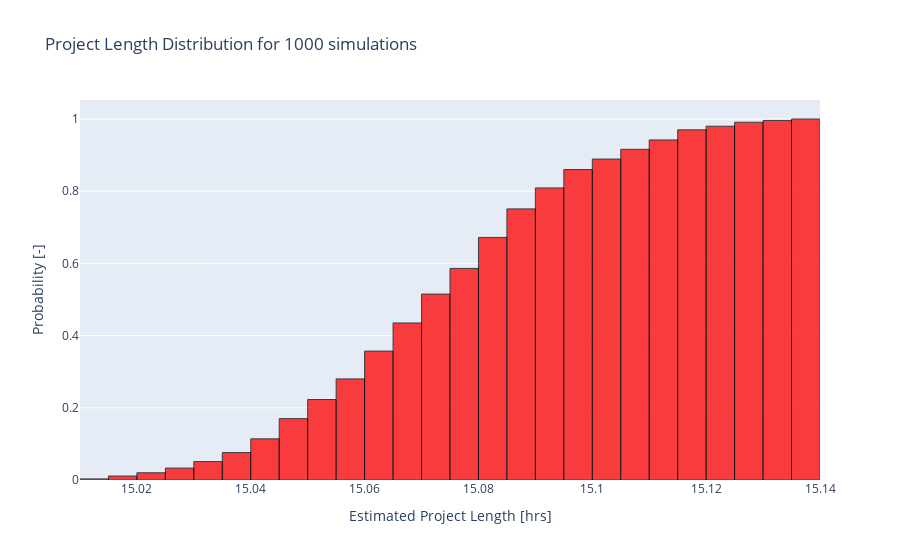

This figure's notebook cell:
### Code cell
hist = go.Histogram(
    x=periods, 
    autobinx=True, 
    marker=dict(
        color='red',
        opacity=0.75,
        line=dict(color='black', width=1)
    ),
    cumulative=dict(enabled=True),
    histnorm='probability'
)

fig = go.Figure(data=hist)

fig.update_layout(
    xaxis_title = 'Estimated Project Length [hrs]',
    yaxis_title = 'Probability [-]',
    title='Project Length Distribution for 1000 simulations'
)

fig.show()

### Figure 1 — Plotly figure (JSON) as saved in the notebook; plotly's stock layout.template omitted (floating-point values rounded to 4 significant figures; data arrays with more than 128 entries replaced by an {"elided": "..."} marker saying what was removed)
{"data": [{"autobinx": true, "cumulative": {"enabled": true}, "histnorm": "probability", "marker": {"color": "red", "line": {"color": "black", "width": 1}, "opacity": 0.75}, "type": "histogram", "x": {"elided": "1000 float values"}}], "layout": {"title": {"text": "Project Length Distribution for 1000 simulations"}, "xaxis": {"title": {"text": "Estimated Project Length [hrs]"}}, "yaxis": {"title": {"text": "Probability [-]"}}}}
